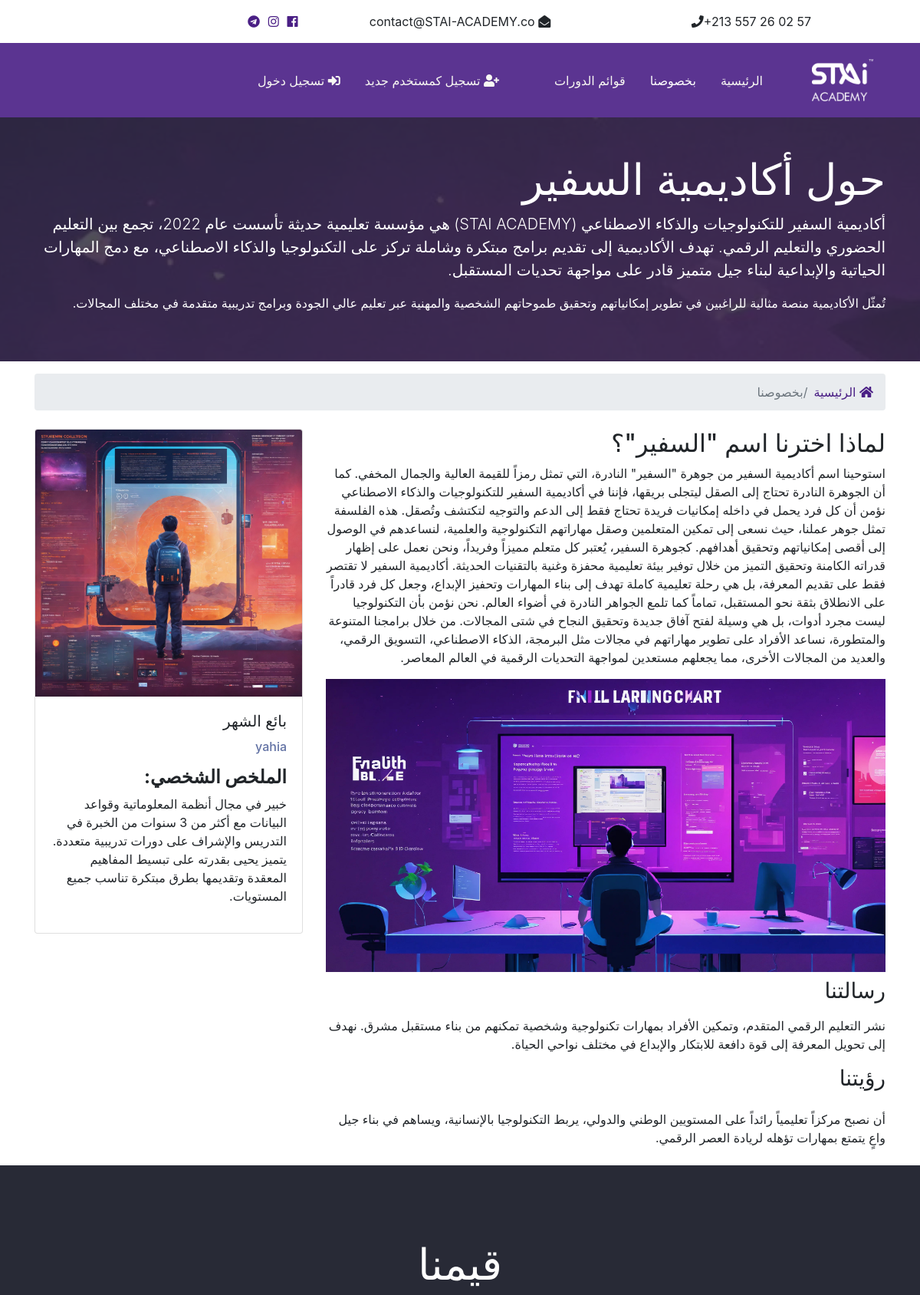
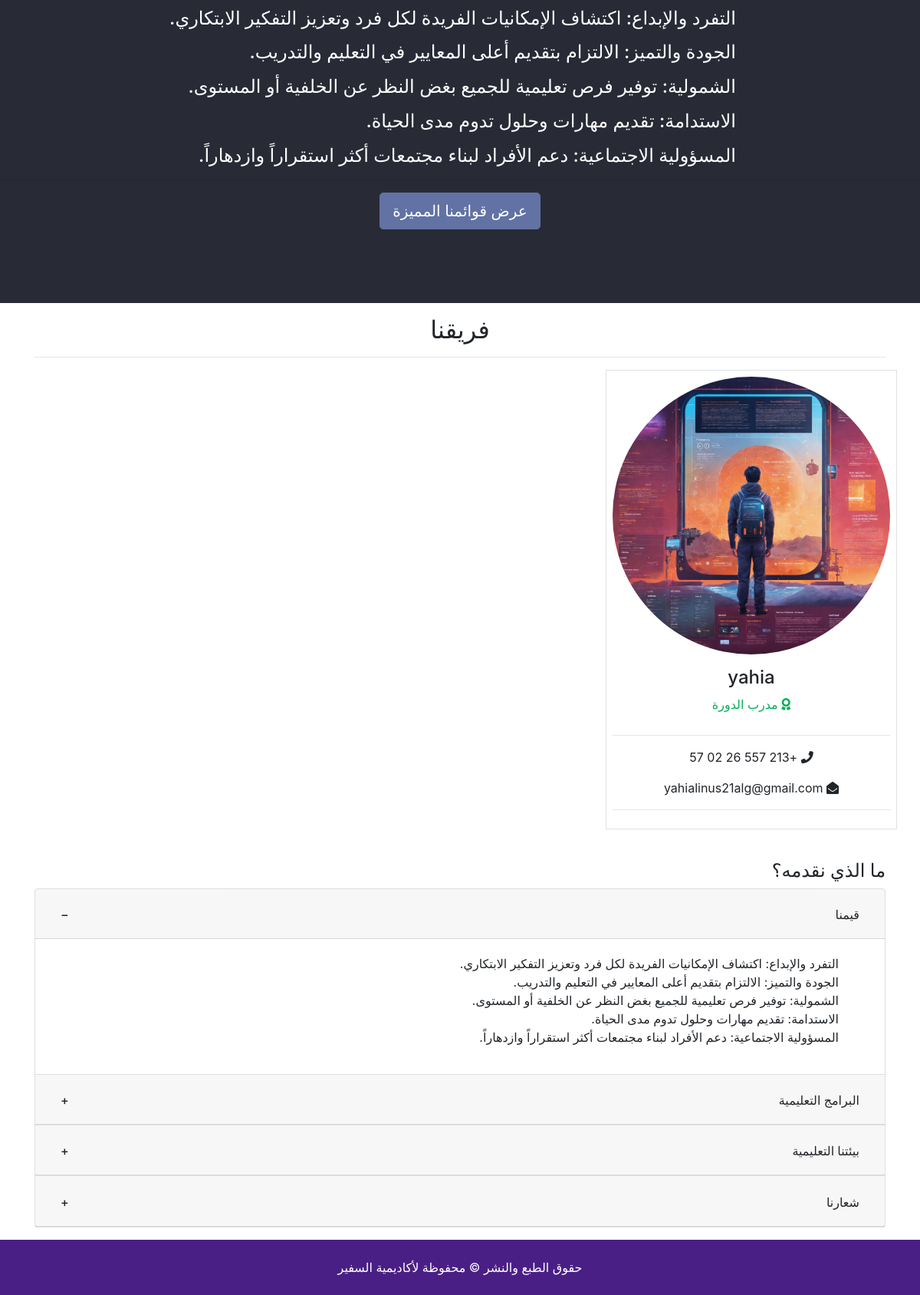
/about, run on the app's committed database (2 pictures, top to bottom).
### instructors/models.py (models this page shows, shortened)
class Instructor(models.Model):
    name = models.CharField(max_length=35)
    photo = models.ImageField(upload_to="photos/%Y/%m/%d", blank=True)
    email = models.EmailField(blank=True)
    phone = models.CharField(max_length=20)
    description = models.TextField(blank=True)
    is_mvp = models.BooleanField(default=False ,blank=True)
    hire_date = models.DateField(auto_now_add=True, blank=True)

### pages/views.py (the view)
# urls.py: path("about", views.about, name="about"),
def about(request):
    intructor = Instructor.objects.all()
    best_seller = Instructor.objects.order_by("-id").filter(is_mvp=True)
    context = {
        "instructors": intructor,
        "best_seller": best_seller[0] if best_seller else "",
    }
    return render(request, "pages/about.html", context)

### listings/templatetags/global_tags.py (called while the page is built)
@register.filter(name='markdown')
def markdown_format(text):
    return mark_safe(markdown.markdown(text))

### templates/pages/about.html (shortened to what this page needs)
{% extends 'base.html' %}
{% load static %}
{% load global_tags %}
{% block content %}
<section id="showcase-inner" class="py-5 text-white">
  <div class="container">
    <div class="row text-center">
      <div class="col-md-12">
        <h1 class="display-4">حول أكاديمية السفير</h1>
        <p class="lead">
          أكاديمية السفير للتكنولوجيات والذكاء الاصطناعي (STAI ACADEMY) هي مؤسسة تعليمية حديثة تأسست عام 2022، تجمع بين التعليم الحضوري والتعليم الرقمي. تهدف الأكاديمية إلى تقديم برامج مبتكرة وشاملة تركز على التكنولوجيا والذكاء الاصطناعي، مع دمج المهارات الحياتية والإبداعية لبناء جيل متميز قادر على مواجهة تحديات المستقبل.
        </p>
        <p>
          تُمثّل الأكاديمية منصة مثالية للراغبين في تطوير إمكانياتهم وتحقيق طموحاتهم الشخصية والمهنية عبر تعليم عالي الجودة وبرامج تدريبية متقدمة في مختلف المجالات.
        </p>
      </div>
    </div>
  </div>
</section>
<section id="bc" class="mt-3">
  <div class="container">
    <nav aria-label="breadcrumb">
      <ol class="breadcrumb">
        <li class="breadcrumb-item">
          <a href="{% url 'index' %}"> <i class="fas fa-home"></i> الرئيسية</a>
        </li>
        <li class="breadcrumb-item active">بخصوصنا</li>
      </ol>
    </nav>
  </div>
</section>
<section id="about" class="py-2">
  <div class="container">
    <div class="row">
      <div class="col-md-8">
        <h2>لماذا اخترنا اسم "السفير"؟</h2>
        <p>
          استوحينا اسم أكاديمية السفير من جوهرة "السفير" النادرة، التي تمثل رمزاً للقيمة العالية والجمال المخفي. كما أن الجوهرة النادرة تحتاج إلى الصقل ليتجلى بريقها، فإننا في أكاديمية السفير للتكنولوجيات والذكاء الاصطناعي نؤمن أن كل فرد يحمل في داخله إمكانيات فريدة تحتاج فقط إلى الدعم والتوجيه لتكتشف وتُصقل.
          هذه الفلسفة تمثل جوهر عملنا، حيث نسعى إلى تمكين المتعلمين وصقل مهاراتهم التكنولوجية والعلمية، لنساعدهم في الوصول إلى أقصى إمكانياتهم وتحقيق أهدافهم. كجوهرة السفير، يُعتبر كل متعلم مميزاً وفريداً، ونحن نعمل على إظهار قدراته الكامنة وتحقيق التميز من خلال توفير بيئة تعليمية محفزة وغنية بالتقنيات الحديثة.
          أكاديمية السفير لا تقتصر فقط على تقديم المعرفة، بل هي رحلة تعليمية كاملة تهدف إلى بناء المهارات وتحفيز الإبداع، وجعل كل فرد قادراً على الانطلاق بثقة نحو المستقبل، تماماً كما تلمع الجواهر النادرة في أضواء العالم.
          نحن نؤمن بأن التكنولوجيا ليست مجرد أدوات، بل هي وسيلة لفتح آفاق جديدة وتحقيق النجاح في شتى المجالات. من خلال برامجنا المتنوعة والمتطورة، نساعد الأفراد على تطوير مهاراتهم في مجالات مثل البرمجة، الذكاء الاصطناعي، التسويق الرقمي، والعديد من المجالات الأخرى، مما يجعلهم مستعدين لمواجهة التحديات الرقمية في العالم المعاصر.
        </p>
        <img src="{% static 'assets/img/about.jpg' %}" alt="" />
        <h3 class="my-2">رسالتنا</h3>
        <p class="my-3">
          نشر التعليم الرقمي المتقدم، وتمكين الأفراد بمهارات تكنولوجية وشخصية تمكنهم من بناء مستقبل مشرق. نهدف إلى تحويل المعرفة إلى قوة دافعة للابتكار والإبداع في مختلف نواحي الحياة.
        </p>
        <h3>رؤيتنا</h3>
        <p class="mt-4">
          أن نصبح مركزاً تعليمياً رائداً على المستويين الوطني والدولي، يربط التكنولوجيا بالإنسانية، ويساهم في بناء جيل واعٍ يتمتع بمهارات تؤهله لريادة العصر الرقمي.
        </p>
      </div>
      {% if best_seller %}
      <div class="col-md-4">
        <div class="card">
          <img
            class="card-img-top"
            src="{{best_seller.photo.url}}"
            alt="Seller of the month"
          />
          <div class="card-body">
            <h5 class="card-title">بائع الشهر</h5>
            <h6 class="text-secondary">{{best_seller.name}}</h6>
            <p class="card-text">
              {{best_seller.description|markdown}}
            </p>
          </div>
        </div>
      </div>
      {% endif %}
    </div>
  </div>
</section>
<section id="work" class="bg-dark text-white text-center">
  <h2 class="display-4 text-center">قيمنا</h2>
  <ul class="list-unstyled my-3 mx-auto" style="text-align: center; width: 70%; max-width: 800px;">
    <li class="h4 mb-3">التفرد والإبداع: اكتشاف الإمكانيات الفريدة لكل فرد وتعزيز التفكير الابتكاري.</li>
    <li class="h4 mb-3">الجودة والتميز: الالتزام بتقديم أعلى المعايير في التعليم والتدريب.</li>
    <li class="h4 mb-3">الشمولية: توفير فرص تعليمية للجميع بغض النظر عن الخلفية أو المستوى.</li>
    <li class="h4 mb-3">الاستدامة: تقديم مهارات وحلول تدوم مدى الحياة.</li>
    <li class="h4">المسؤولية الاجتماعية: دعم الأفراد لبناء مجتمعات أكثر استقراراً وازدهاراً.</li>
  </ul>
  <hr />
  <a href="{% url 'listings' %}" class="btn btn-secondary text-white btn-lg">عرض قوائمنا المميزة</a>
</section>
<section id="team" class="py-3">
  <div class="container">
    <h2 class="text-center">فريقنا</h2>
    <hr>
    <div class="row gap-2 text-center">
      {% if instructors %}
        {% for instructor in instructors %}
        <div class="col-md-4 p-2 mb-2 border">
          <img
            src="{{instructor.photo.url}}"
            alt=""
            class="rounded-circle mb-3"
          />
          <h4 class="text-center">{{instructor.name}}</h4>
          <p class="text-success text-center">
            <i class="fas fa-award text-success mb-3"></i> مدرب الدورة
          </p>
          <hr />
          <p class="text-md-center"><i class="fas fa-phone text-center"></i> {{instructor.phone}}</p>
          <p class="text-md-center"><i class="fas fa-envelope-open"></i> {{instructor.email}}</p>
          <hr>
        </div>
        {% endfor %}
      {% else %}
      <div class="col-12">
        <p>لا يوجد مدربون في قاعدة البيانات</p>
      </div>
      {% endif %}
    </div>
  </div>
</section>
<section class="py-3 container">
  <h4>ما الذي نقدمه؟</h4>
  <div class="accordion" id="whatWeOfferAccordion">
    <div class="card">
      <div class="card-header" id="headingValues">
        <h2 class="mb-0">
          <button class="btn btn-link" type="button" data-toggle="collapse" data-target="#values" aria-expanded="true" aria-controls="values">
            قيمنا
          </button>
        </h2>
      </div>
      <div id="values" class="collapse show" aria-labelledby="headingValues" data-parent="#whatWeOfferAccordion">
        <div class="card-body">
          <ul class="list-unstyled">
            <li>التفرد والإبداع: اكتشاف الإمكانيات الفريدة لكل فرد وتعزيز التفكير الابتكاري.</li>
            <li>الجودة والتميز: الالتزام بتقديم أعلى المعايير في التعليم والتدريب.</li>
            <li>الشمولية: توفير فرص تعليمية للجميع بغض النظر عن الخلفية أو المستوى.</li>
            <li>الاستدامة: تقديم مهارات وحلول تدوم مدى الحياة.</li>
            <li>المسؤولية الاجتماعية: دعم الأفراد لبناء مجتمعات أكثر استقراراً وازدهاراً.</li>
          </ul>
        </div>
      </div>
    </div>
    <div class="card">
      <div class="card-header" id="headingPrograms">
        <h2 class="mb-0">
          <button class="btn btn-link collapsed" type="button" data-toggle="collapse" data-target="#programs" aria-expanded="false" aria-controls="programs">
            البرامج التعليمية
          </button>
        </h2>
      </div>
    </div>
    <div class="card">
      <div class="card-header" id="headingEnvironment">
        <h2 class="mb-0">
          <button class="btn btn-link collapsed" type="button" data-toggle="collapse" data-target="#environment" aria-expanded="false" aria-controls="environment">
            بيئتنا التعليمية
          </button>
        </h2>
      </div>
    </div>
    <div class="card">
      <div class="card-header" id="headingMotto">
        <h2 class="mb-0">
          <button class="btn btn-link collapsed" type="button" data-toggle="collapse" data-target="#motto" aria-expanded="false" aria-controls="motto">
            شعارنا
          </button>
        </h2>
      </div>
    </div>
  </div>
</section>
{% endblock %}

### academy_courses/static/assets/css/all.css (style rules this page uses)
.fa, .fas, .far, .fal, .fab { -moz-osx-font-smoothing: grayscale; -webkit-font-smoothing: antialiased; display: inline-block; font-style: normal; font-variant: normal; text-rendering: auto; line-height: 1; }
.fa-award:before { content: "\f559"; }
.fa-envelope-open:before { content: "\f2b6"; }
.fa-home:before { content: "\f015"; }
.fa-phone:before { content: "\f095"; }
.fa, .fas { font-family: 'Font Awesome 5 Free'; font-weight: 900; }

### academy_courses/static/assets/css/style.css (style rules this page uses)
* { direction: rtl !important; text-align: start !important; }
.btn-secondary { color: #fff !important; }
img { width: 100%; }
#showcase-inner { background-image: url(../img/showcase.jpg); background-position: top center; background-repeat: no-repeat; background-position: top center; background-size: cover; background-attachment: fixed; position: relative; overflow: hidden; min-height: 200px; }
#showcase-inner::before { content: ""; position: absolute; top: 0; left: 0; min-height: 100%; width: 100%; background: rgba(40, 42, 54, 0.81); }
#work { padding: 6rem 0; }

### templates/pages/about.html (style rules this page uses)
.accordion { direction: rtl; text-align: right; }
.card-header { text-align: right; }
.btn-link { width: 100%; text-align: right; text-decoration: none !important; color: #212529; font-weight: 500; }
.btn-link:not(.collapsed)::after { content: "−"; float: left; }
.btn-link.collapsed::after { content: "+"; float: left; }

### data on the page
Instructor: photo (picture), name "yahia", description "الملخص الشخصي: خبير في مجال أنظمة المعلوماتية وقواعد البيانات مع أكثر من 3 سنوات من الخبرة في التدريس والإشراف على دورات تدريبية متعددة. يتميز يحيى بقدرته على تبسيط المفاهيم المعقدة وتقديمها بطرق مبتكرة تناسب جميع المستويات.", phone "+213 557 26 02 57", email "yahialinus21alg@gmail.com"
